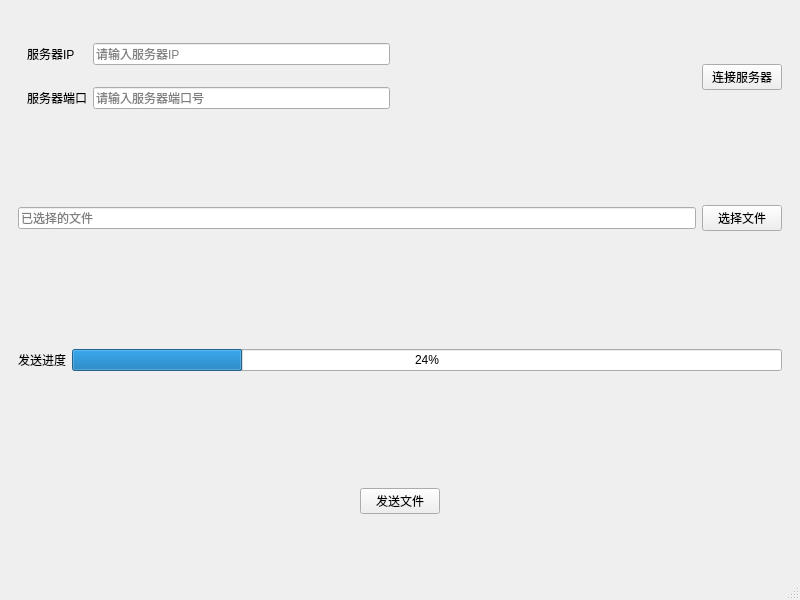
<?xml version="1.0" encoding="UTF-8"?>
<ui version="4.0">
 <class>MainWindow</class>
 <widget class="QMainWindow" name="MainWindow">
  <property name="geometry">
   <rect>
    <x>0</x>
    <y>0</y>
    <width>800</width>
    <height>600</height>
   </rect>
  </property>
  <property name="windowTitle">
   <string>客户端</string>
  </property>
  <widget class="QWidget" name="centralwidget">
   <layout class="QVBoxLayout" name="verticalLayout">
    <item>
     <widget class="QWidget" name="widget_2" native="true">
      <layout class="QHBoxLayout" name="horizontalLayout">
       <item>
        <widget class="QWidget" name="widget" native="true">
         <layout class="QGridLayout" name="gridLayout">
          <item row="0" column="0">
           <widget class="QLabel" name="serverIPLabel">
            <property name="text">
             <string>服务器IP</string>
            </property>
           </widget>
          </item>
          <item row="0" column="1">
           <widget class="QLineEdit" name="serverIPLineEdit">
            <property name="placeholderText">
             <string>请输入服务器IP</string>
            </property>
           </widget>
          </item>
          <item row="1" column="0">
           <widget class="QLabel" name="serverPortlabel">
            <property name="text">
             <string>服务器端口</string>
            </property>
           </widget>
          </item>
          <item row="1" column="1">
           <widget class="QLineEdit" name="serverPortLineEdit">
            <property name="placeholderText">
             <string>请输入服务器端口号</string>
            </property>
           </widget>
          </item>
          <item row="0" column="2">
           <spacer name="horizontalSpacer">
            <property name="orientation">
             <enum>Qt::Horizontal</enum>
            </property>
            <property name="sizeHint" stdset="0">
             <size>
              <width>40</width>
              <height>20</height>
             </size>
            </property>
           </spacer>
          </item>
          <item row="1" column="2">
           <spacer name="horizontalSpacer_2">
            <property name="orientation">
             <enum>Qt::Horizontal</enum>
            </property>
            <property name="sizeHint" stdset="0">
             <size>
              <width>40</width>
              <height>20</height>
             </size>
            </property>
           </spacer>
          </item>
         </layout>
        </widget>
       </item>
       <item>
        <widget class="QPushButton" name="connToServerBtn">
         <property name="text">
          <string>连接服务器</string>
         </property>
        </widget>
       </item>
      </layout>
     </widget>
    </item>
    <item>
     <widget class="QWidget" name="widget_3" native="true">
      <layout class="QHBoxLayout" name="horizontalLayout_2">
       <item>
        <widget class="QLineEdit" name="filePathLineEdit">
         <property name="placeholderText">
          <string>已选择的文件</string>
         </property>
        </widget>
       </item>
       <item>
        <widget class="QPushButton" name="selectFileBtn">
         <property name="text">
          <string>选择文件</string>
         </property>
        </widget>
       </item>
      </layout>
     </widget>
    </item>
    <item>
     <widget class="QWidget" name="widget_5" native="true">
      <layout class="QHBoxLayout" name="horizontalLayout_4">
       <item>
        <widget class="QLabel" name="progressLabel">
         <property name="text">
          <string>发送进度</string>
         </property>
        </widget>
       </item>
       <item>
        <widget class="QProgressBar" name="progressBar">
         <property name="value">
          <number>24</number>
         </property>
        </widget>
       </item>
      </layout>
     </widget>
    </item>
    <item>
     <widget class="QWidget" name="widget_4" native="true">
      <layout class="QHBoxLayout" name="horizontalLayout_3">
       <item>
        <spacer name="horizontalSpacer_4">
         <property name="orientation">
          <enum>Qt::Horizontal</enum>
         </property>
         <property name="sizeHint" stdset="0">
          <size>
           <width>40</width>
           <height>20</height>
          </size>
         </property>
        </spacer>
       </item>
       <item>
        <widget class="QPushButton" name="sendFileBtn">
         <property name="text">
          <string>发送文件</string>
         </property>
        </widget>
       </item>
       <item>
        <spacer name="horizontalSpacer_5">
         <property name="orientation">
          <enum>Qt::Horizontal</enum>
         </property>
         <property name="sizeHint" stdset="0">
          <size>
           <width>40</width>
           <height>20</height>
          </size>
         </property>
        </spacer>
       </item>
      </layout>
     </widget>
    </item>
   </layout>
  </widget>
  <widget class="QMenuBar" name="menubar">
   <property name="geometry">
    <rect>
     <x>0</x>
     <y>0</y>
     <width>800</width>
     <height>29</height>
    </rect>
   </property>
  </widget>
  <widget class="QStatusBar" name="statusbar"/>
 </widget>
 <resources/>
 <connections/>
</ui>
